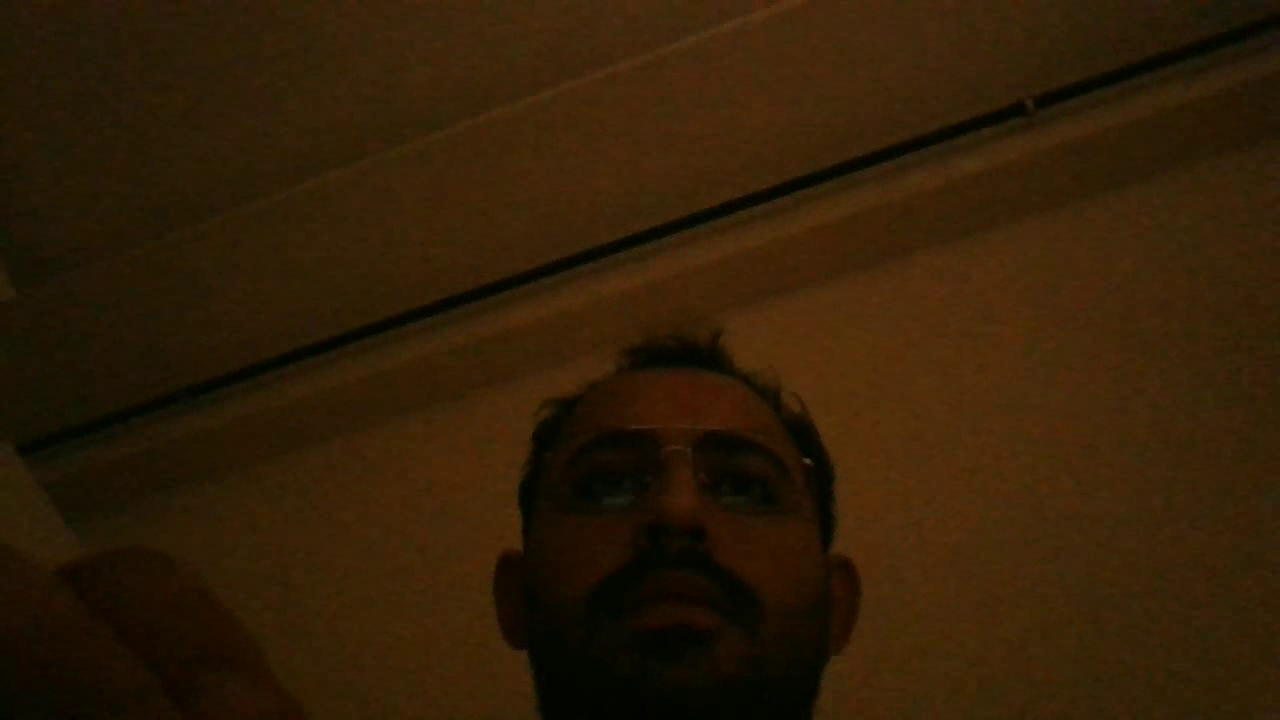
#> input picture frame 9 of gulusKayit.mp4, 1280 x 720 px, given in place of the camera
$ python gulus_saptama.py
#> lines starting #> are read from the running program, lines starting #| are printed output that depends on the picture; after the words box and inside, x2 and y2 are one past the last pixel; in counts of white or black regions, pixels touching at a corner belong together
import cv2

# Cascade dosyalarını yükleme
yuzCascade = cv2.CascadeClassifier('Cascades/haarcascades/haarcascade_frontalface_default.xml')
gulCascade = cv2.CascadeClassifier('Cascades/haarcascades/haarcascade_smile.xml')

# Kamera açma ve ayarları
kamera = cv2.VideoCapture(0)
kamera.set(3, 1280)  # Genişlik
kamera.set(4, 720)  # Yükseklik

# Video kaydedici için değişkenler
dosyaadi = "gulusKayit.mp4"
kaydedici = None

while True:
    # Kameradan kare okuma
    ret, kare = kamera.read()
#> kare is the input picture: shape (720, 1280, 3); mean B, G, R 6.2, 29.5, 49.1
    if not ret:
        break

    # Gri tonlamalı hale çevirme
    gri = cv2.cvtColor(kare, cv2.COLOR_BGR2GRAY)
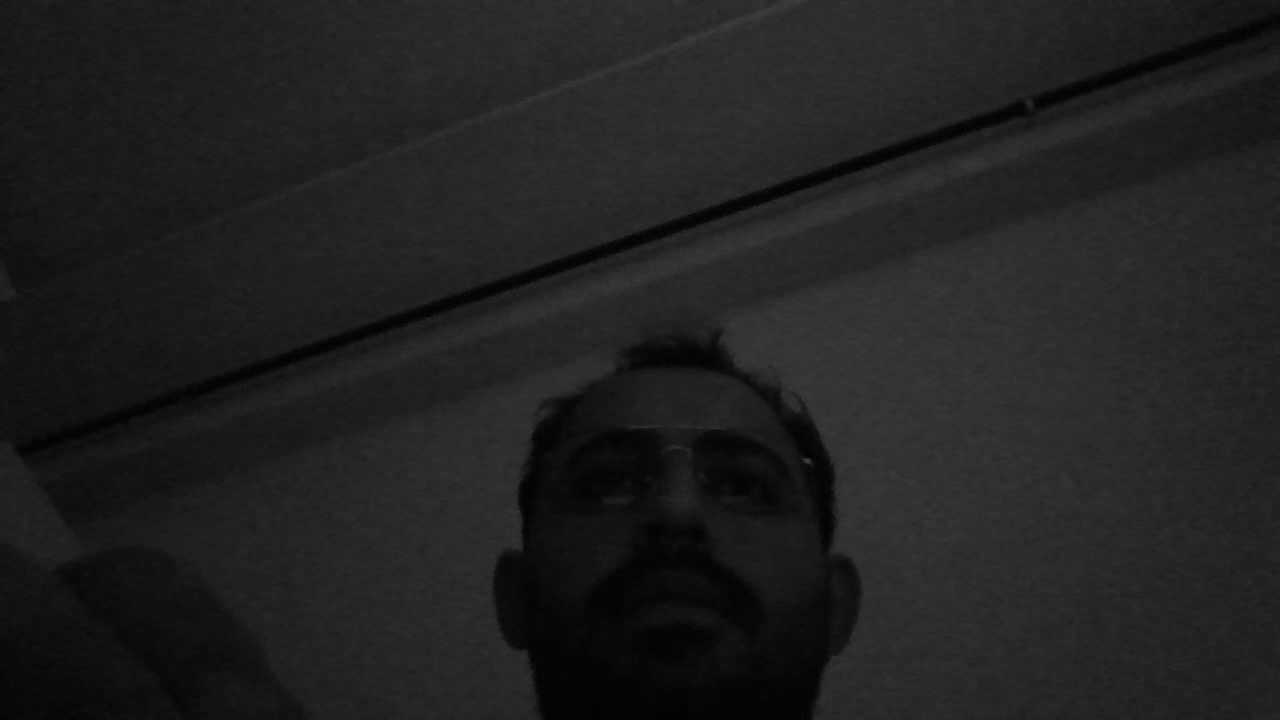
#> gri: shape (720, 1280); min 1, max 66, mean 32.7

    # Yüz algılama
    yuzler = yuzCascade.detectMultiScale(gri, scaleFactor=1.2, minNeighbors=5, minSize=(30, 30))
#> yuzler = ()

    for (x, y, w, h) in yuzler:
        # Yüz için dikdörtgen çizme
        cv2.rectangle(kare, (x, y), (x + w, y + h), (255, 0, 0), 2)
        gri_kutu = gri[y:y + h, x:x + w]
        renkli_kutu = kare[y:y + h, x:x + w]

        # Gülüş algılama
        gulusler = gulCascade.detectMultiScale(gri_kutu, scaleFactor=1.5, minNeighbors=18, minSize=(30, 30))

        for (sx, sy, sw, sh) in gulusler:
            # Gülüş için dikdörtgen çizme
            cv2.rectangle(renkli_kutu, (sx, sy), (sx + sw, sy + sh), (0, 0, 255), 2)
#> this loop made 0 passes

    # Kareyi gösterme
    cv2.imshow('kare', kare)

    # Video kaydedici başlatma
    if kaydedici is None and dosyaadi is not None:
        fourcc = cv2.VideoWriter_fourcc(*"mp4v")
#> fourcc = 1983148141
        kaydedici = cv2.VideoWriter(dosyaadi, fourcc, 24.0, (kare.shape[1], kare.shape[0]), True)

    # Videoyu kaydetme
    if kaydedici is not None:
        kaydedici.write(kare)

    # Çıkış için tuşa basma
    k = cv2.waitKey(10) & 0xFF
#> (key q is pressed here)
    if k == 27 or k == ord('q'):
        break

# Kamerayı serbest bırakma ve pencereleri kapatma
kamera.release()
if kaydedici:
    kaydedici.release()
cv2.destroyAllWindows()

$ run again, starting later in the video
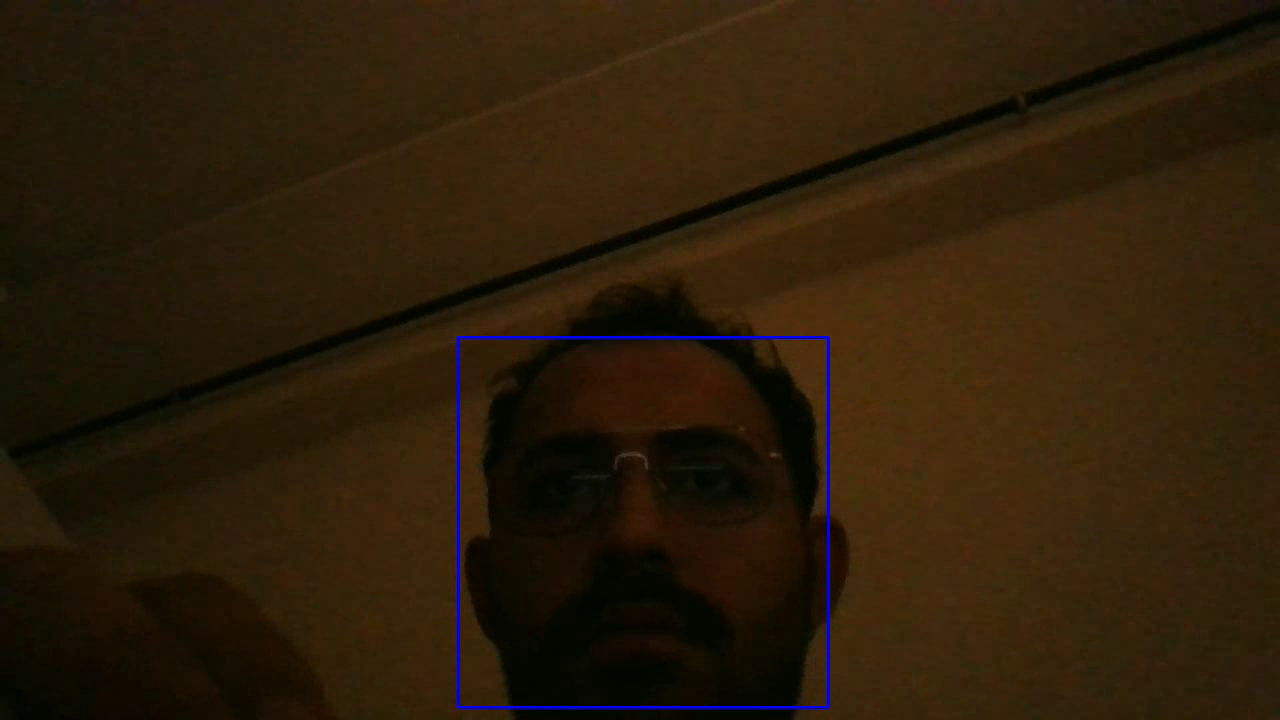
#> input picture frame 40 of gulusKayit.mp4, 1280 x 720 px, given in place of the camera
#> kare is the input picture: shape (720, 1280, 3); mean B, G, R 9.8, 29.1, 44.3
#> `gri = cv2.cvtColor(kare, cv2.COLOR_BGR2GRAY)`:
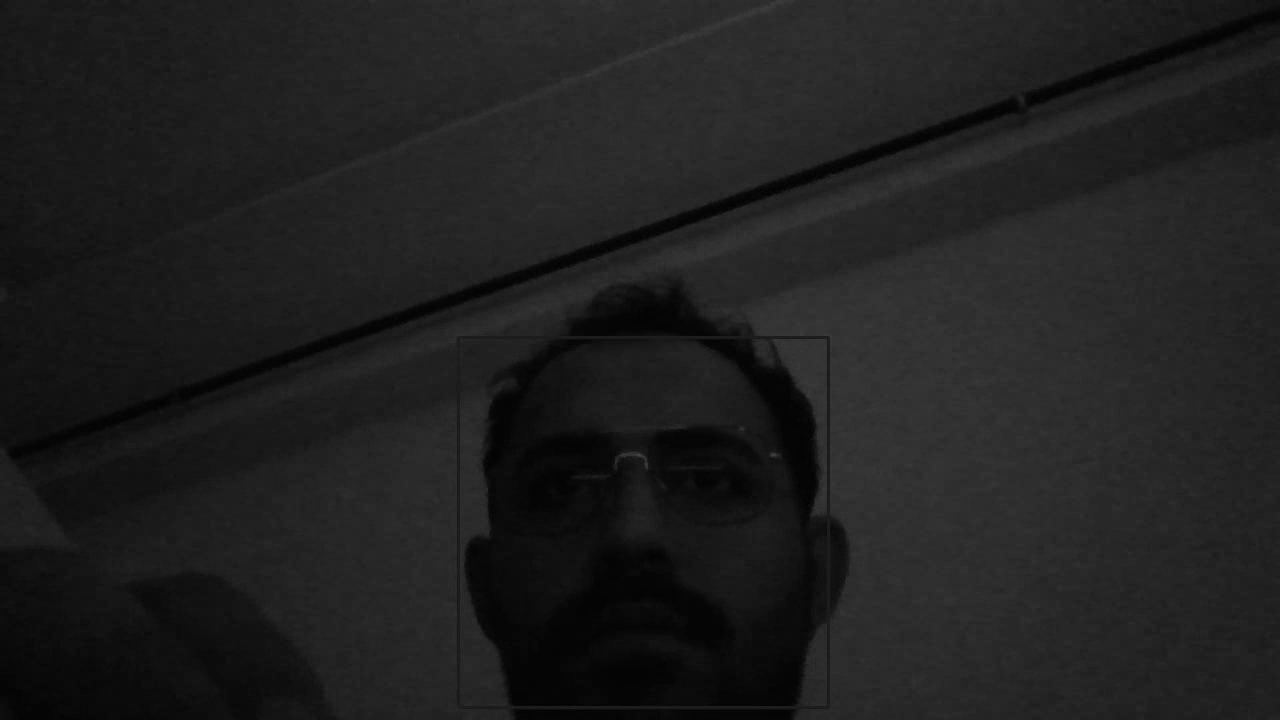
#> gri: shape (720, 1280); min 0, max 73, mean 31.4
#> yuzler = [[450, 339, 370, 370]]
#> the loop `for (x, y, w, h) in yuzler:` made 1 pass
#> after the loop `for (x, y, w, h) in yuzler:`:
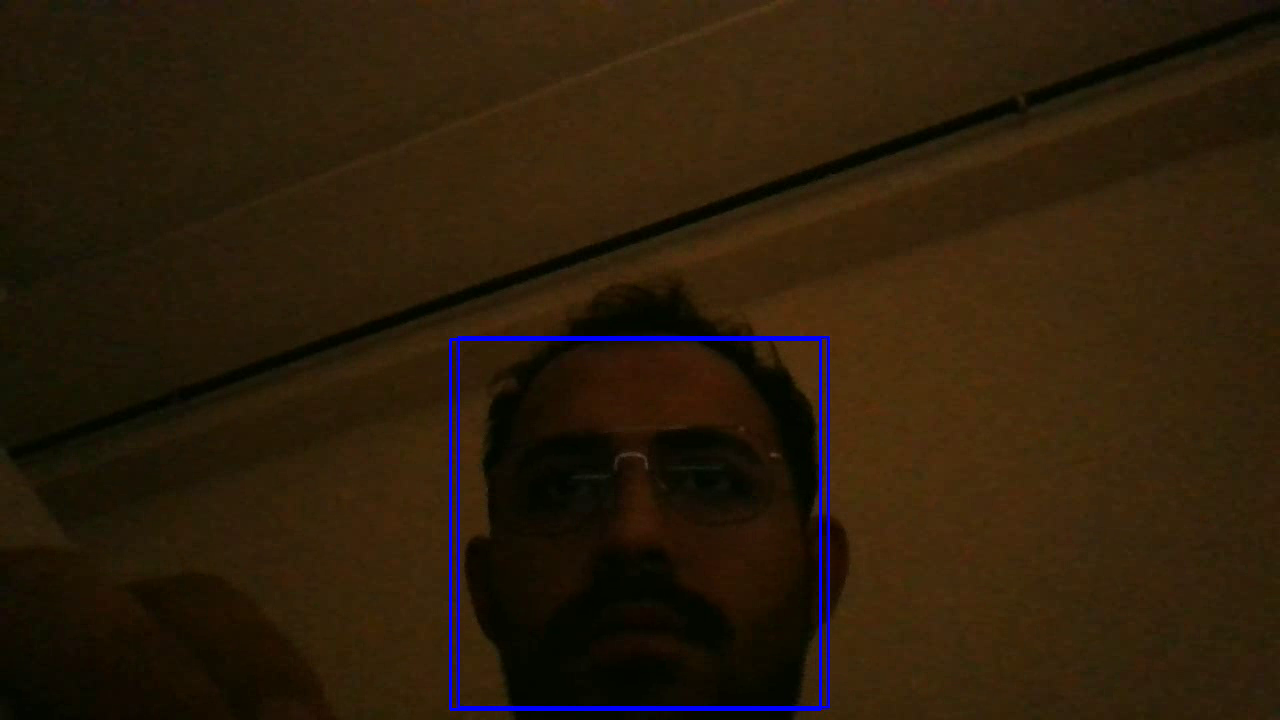
#> kare: shape (720, 1280, 3); 0.48% of pixels changed, all inside (x1, y1, x2, y2) = (449, 338, 822, 711)
#> fourcc = 1983148141

$ run again, starting later in the video
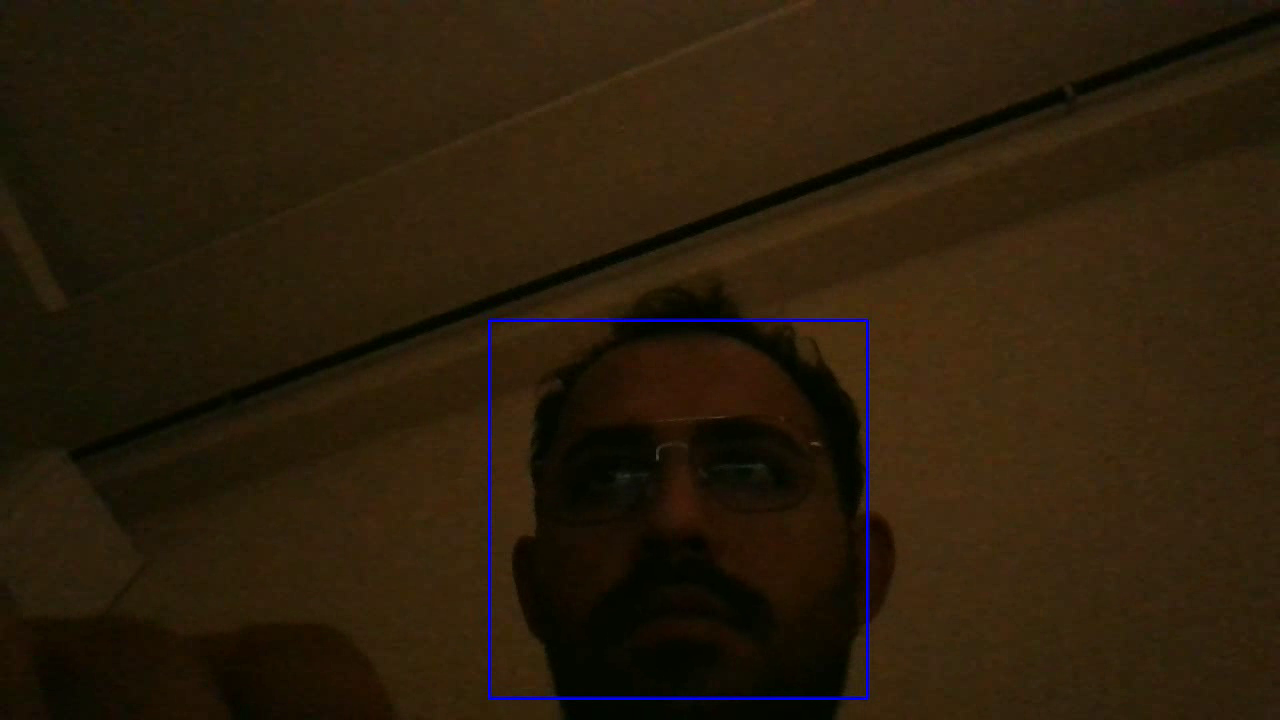
#> input picture frame 72 of gulusKayit.mp4, 1280 x 720 px, given in place of the camera
#> kare is the input picture: shape (720, 1280, 3); mean B, G, R 11.3, 29.2, 42.8
#> `gri = cv2.cvtColor(kare, cv2.COLOR_BGR2GRAY)`:
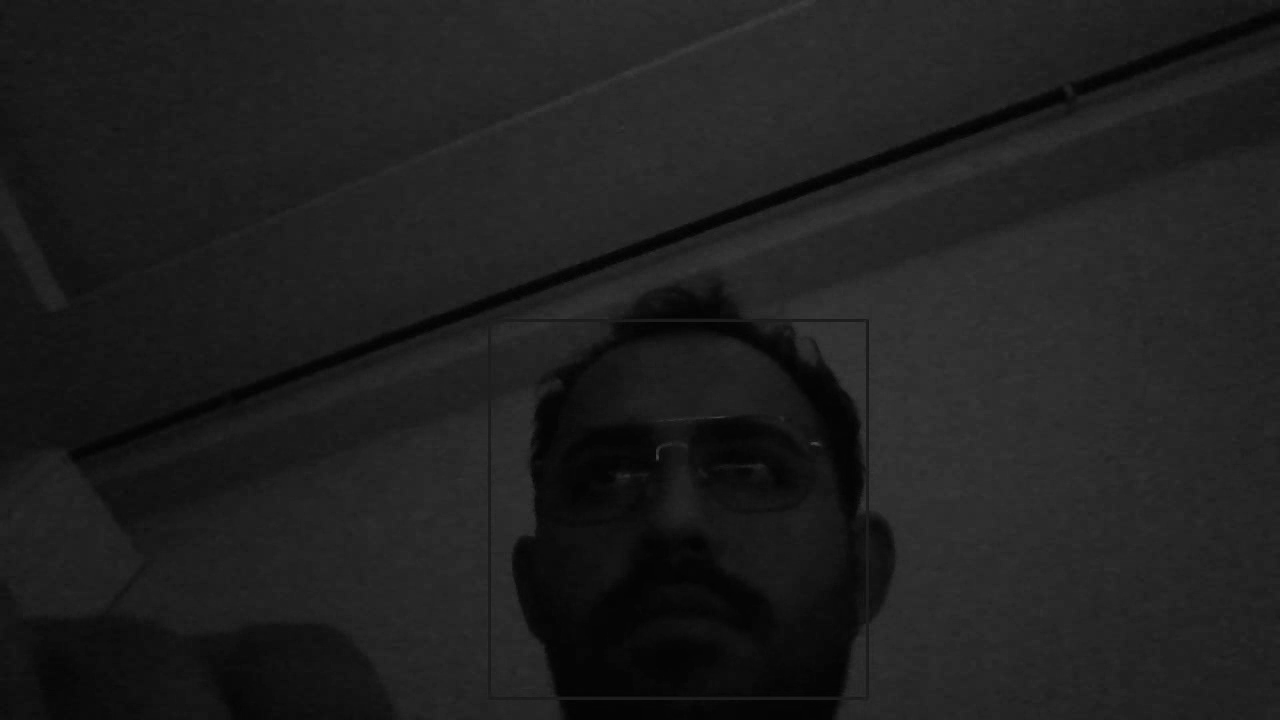
#> gri: shape (720, 1280); min 1, max 72, mean 31.2
#> yuzler = [[484, 313, 386, 386]]
#> the loop `for (x, y, w, h) in yuzler:` made 1 pass
#> after the loop `for (x, y, w, h) in yuzler:`:
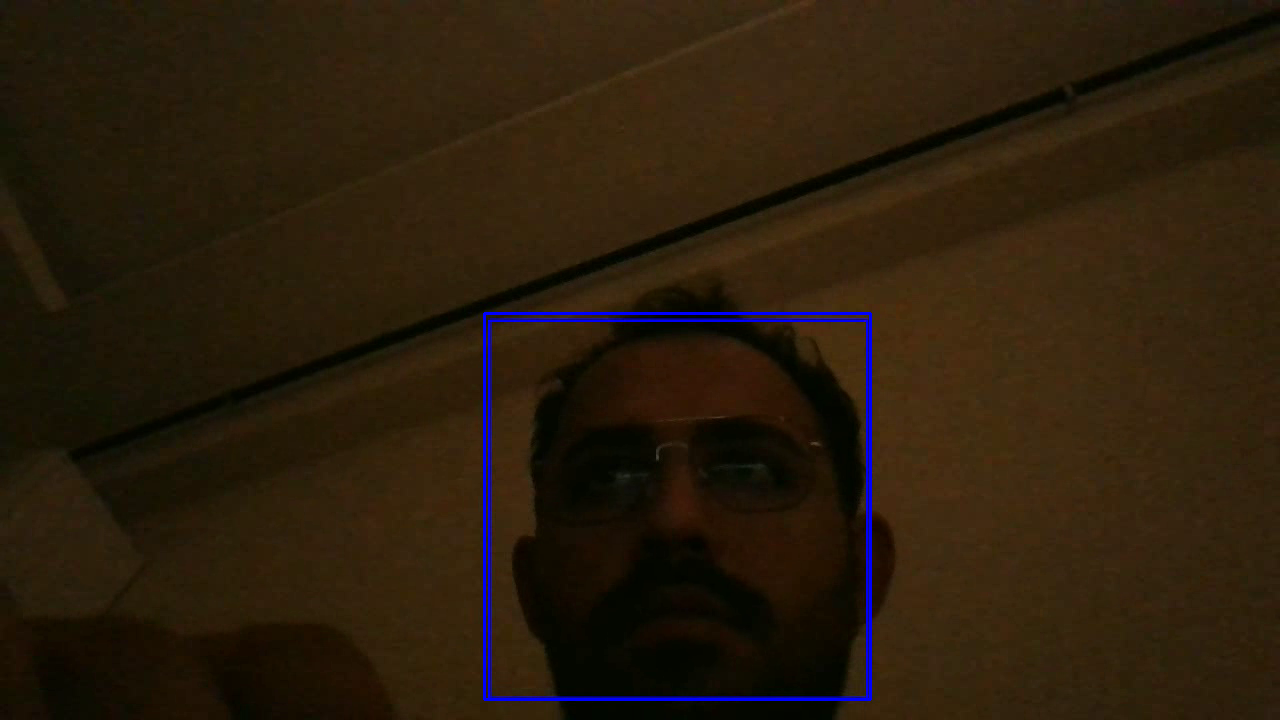
#> kare: shape (720, 1280, 3); 0.5% of pixels changed, all inside (x1, y1, x2, y2) = (483, 312, 872, 701)
#> fourcc = 1983148141
